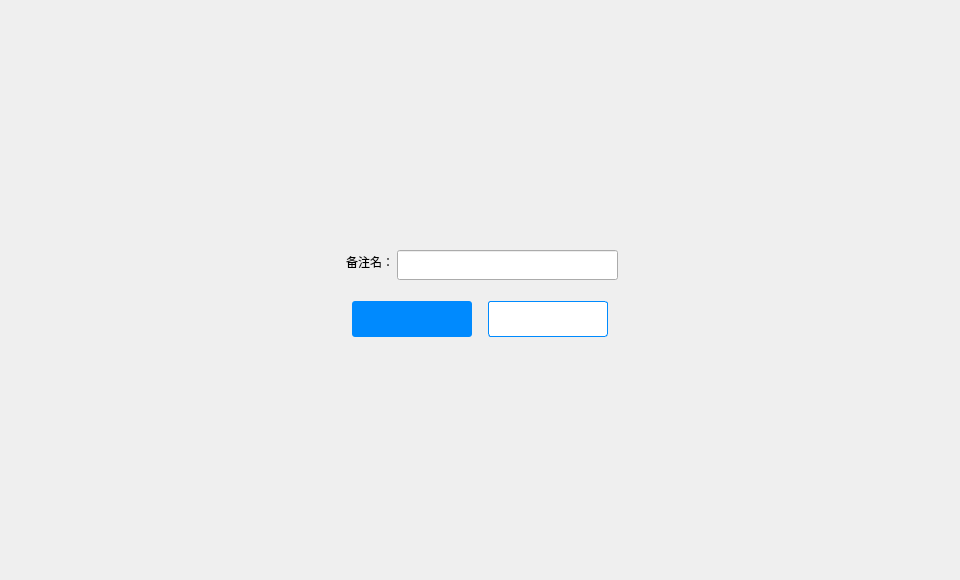
<?xml version="1.0" encoding="UTF-8"?>
<ui version="4.0">
 <class>RemarkDialog</class>
 <widget class="QDialog" name="RemarkDialog">
  <property name="geometry">
   <rect>
    <x>0</x>
    <y>0</y>
    <width>960</width>
    <height>580</height>
   </rect>
  </property>
  <property name="font">
   <font>
    <family>微软雅黑</family>
   </font>
  </property>
  <property name="windowTitle">
   <string>Dialog</string>
  </property>
  <widget class="QWidget" name="widget" native="true">
   <property name="geometry">
    <rect>
     <x>0</x>
     <y>0</y>
     <width>960</width>
     <height>580</height>
    </rect>
   </property>
   <widget class="QWidget" name="containerWidget" native="true">
    <property name="geometry">
     <rect>
      <x>317</x>
      <y>205</y>
      <width>325</width>
      <height>170</height>
     </rect>
    </property>
    <widget class="QToolButton" name="cancelBtn">
     <property name="geometry">
      <rect>
       <x>171</x>
       <y>96</y>
       <width>120</width>
       <height>36</height>
      </rect>
     </property>
     <property name="cursor">
      <cursorShape>PointingHandCursor</cursorShape>
     </property>
     <property name="styleSheet">
      <string notr="true">QToolButton{background-color:#ffffff;color:#484848;border:1px solid rgb(0,138,254);border-radius:3px;}
QToolButton:hover{color:rgb(0,138,254);}</string>
     </property>
     <property name="text">
      <string/>
     </property>
    </widget>
    <widget class="QLabel" name="label">
     <property name="geometry">
      <rect>
       <x>13</x>
       <y>51</y>
       <width>64</width>
       <height>12</height>
      </rect>
     </property>
     <property name="font">
      <font>
       <family>微软雅黑</family>
      </font>
     </property>
     <property name="text">
      <string>备注名：</string>
     </property>
     <property name="alignment">
      <set>Qt::AlignRight|Qt::AlignTrailing|Qt::AlignVCenter</set>
     </property>
    </widget>
    <widget class="QLineEdit" name="remarkLineEdit">
     <property name="geometry">
      <rect>
       <x>80</x>
       <y>45</y>
       <width>221</width>
       <height>30</height>
      </rect>
     </property>
     <property name="contextMenuPolicy">
      <enum>Qt::DefaultContextMenu</enum>
     </property>
    </widget>
    <widget class="QToolButton" name="okBtn">
     <property name="geometry">
      <rect>
       <x>35</x>
       <y>96</y>
       <width>120</width>
       <height>36</height>
      </rect>
     </property>
     <property name="cursor">
      <cursorShape>PointingHandCursor</cursorShape>
     </property>
     <property name="styleSheet">
      <string notr="true">QToolButton{background-color:rgb(0,138,254);color:#ffffff;border:none;border-radius:3px;}
QToolButton:hover{background-color:rgb(10,148,254);}</string>
     </property>
     <property name="text">
      <string/>
     </property>
    </widget>
   </widget>
  </widget>
 </widget>
 <resources/>
 <connections/>
</ui>
